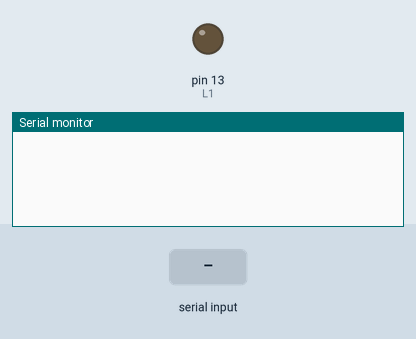
Simulated run of this sketch. Board: Arduino Uno, built with avr-gcc and run on an emulated ATmega328P. Shown: output pins drawn as LEDs (lit = HIGH), the last lines printed to the serial monitor. Inputs (shaded band) come from the test bench.

Above: at 1.2 s.
1.3 s: "light off\n" received over Serial
At 3.5 s:
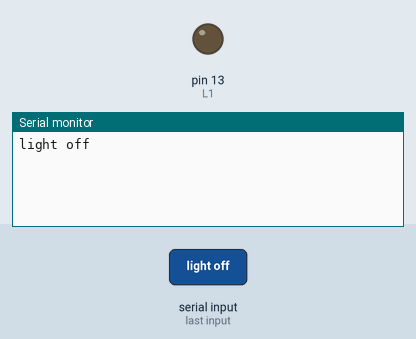
3.8 s: "light on\n" received over Serial
At 5.4 s:
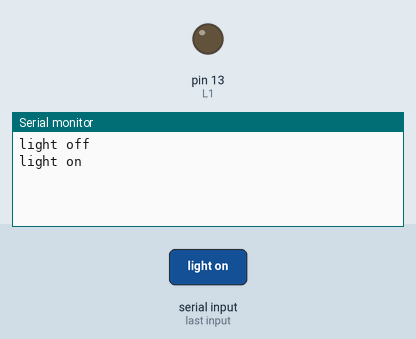
6.3 s: "1\n" received over Serial
At 8.3 s:
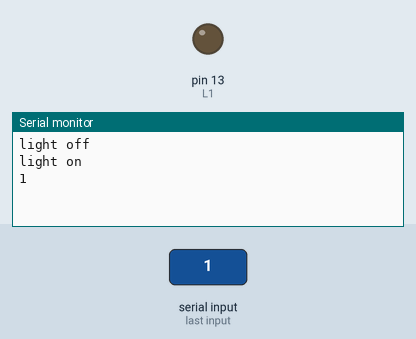

Measured:
- after the input at 1.3 s, the serial monitor: prints a new line after 1.0 s (image 1)
- after the input at 3.8 s, the serial monitor: prints a new line after 1.0 s (image 2)
- after the input at 6.3 s, the serial monitor: prints a new line after 1.0 s (image 3)

The sketch:

lightonandoff.ino
```cpp
int L1 = 13;
void setup() {
  Serial.begin(9600);
  pinMode(L1,OUTPUT);
}

char c;
String voice;

void loop() {
  if (Serial.available()>0)
  {
    voice="";
    voice=Serial.readString();
    Serial.print(voice+'\n');
  }

  if(voice=="light off")
  {
    digitalWrite(L1,HIGH);
  } else if(voice=="light on")
  {
    digitalWrite(L1,LOW);
  }
}
```
